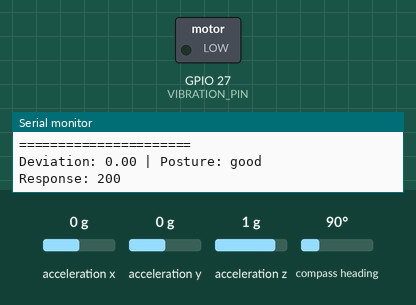
A sketch run on a simulated ESP32. Shown: switched loads named in the sketch (green lamp = pin HIGH), the last lines printed to the serial monitor. The test bench sets the inputs (shaded band); at power-on: acceleration x 0 g, acceleration y 0 g, acceleration z 1 g, compass heading 90°. WiFi joins after 1.5 s; servers stay silent unless stated; uploads are accepted with an empty reply.

Above: at 5.7 s.
5.8 s: acceleration x set to -1.4 g
At 21.2 s:
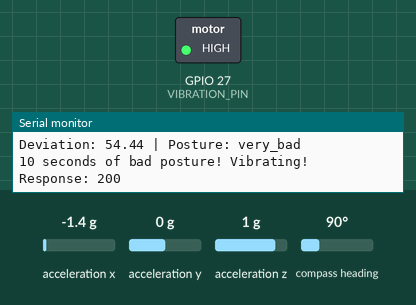
Timing chart, 0 to 22.0 s (numbered marks = the images above; inputs shaded):
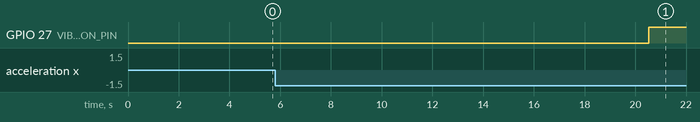

The sketch:

zariya_sensor.ino
```cpp
/**
 * Zariya ESP32 + BNO055 Posture Sensor
 * =====================================
 * Sends posture data to the Zariya dashboard API
 *
 * Required Libraries:
 * - Adafruit BNO055 (by Adafruit)
 * - Adafruit Unified Sensor
 * - ArduinoJson (by Benoit Blanchon)
 * - WiFi (built-in ESP32)
 * - HTTPClient (built-in ESP32)
 */

#include <Wire.h>
#include <Adafruit_Sensor.h>
#include <Adafruit_BNO055.h>
#include <WiFi.h>
#include <HTTPClient.h>

// ── Configuration ──────────────────────────────────────
const char* ssid = "YOUR_WIFI_NAME";
const char* password = "YOUR_WIFI_PASSWORD";
const char* serverURL = "http://YOUR_SERVER_IP:3000/api/posture";

// ── Hardware ───────────────────────────────────────────
Adafruit_BNO055 bno = Adafruit_BNO055(55, 0x29);
const int VIBRATION_PIN = 27;

// ── Baseline ───────────────────────────────────────────
float baselineY = 0;
float baselineZ = 0;

// ── Vibration tracking ─────────────────────────────────
unsigned long badPostureStart = 0;
bool isBadPosture = false;
bool isVibrating = false;

void setup() {
  Serial.begin(115200);
  pinMode(VIBRATION_PIN, OUTPUT);
  digitalWrite(VIBRATION_PIN, LOW);

  // Init BNO055
  if (!bno.begin()) {
    Serial.println("BNO055 NOT detected!");
    while (1);
  }
  bno.setExtCrystalUse(true);
  Serial.println("BNO055 ready!");

  // Connect WiFi
  WiFi.begin(ssid, password);
  Serial.print("Connecting to WiFi");
  while (WiFi.status() != WL_CONNECTED) {
    delay(500);
    Serial.print(".");
  }
  Serial.println("\nWiFi connected!");

  // Calibration countdown
  Serial.println("======================");
  Serial.println("CALIBRATION STARTING!");
  Serial.println("Sit in GOOD posture...");
  Serial.println("Calibrating in 3...");
  delay(1000);
  Serial.println("2...");
  delay(1000);
  Serial.println("1...");
  delay(1000);

  imu::Vector<3> euler = bno.getVector(Adafruit_BNO055::VECTOR_EULER);
  baselineY = euler.y();
  baselineZ = euler.z();

  Serial.println("Calibration done!");
  Serial.print("Baseline Y: "); Serial.println(baselineY);
  Serial.print("Baseline Z: "); Serial.println(baselineZ);
  Serial.println("======================");
}

void loop() {
  imu::Vector<3> euler = bno.getVector(Adafruit_BNO055::VECTOR_EULER);

  float deviationY = abs(euler.y() - baselineY);
  float deviationZ = abs(euler.z() - baselineZ);
  float deviation = max(deviationY, deviationZ);

  String posture;
  if (deviation <= 10) posture = "good";
  else if (deviation <= 20) posture = "warning";
  else if (deviation <= 35) posture = "bad";
  else posture = "very_bad";

  Serial.print("Deviation: "); Serial.print(deviation);
  Serial.print(" | Posture: "); Serial.println(posture);

  // Vibration logic
  if (posture == "bad" || posture == "very_bad") {
    if (!isBadPosture) {
      isBadPosture = true;
      badPostureStart = millis();
      Serial.println("Bad posture detected! Starting timer...");
    } else {
      unsigned long elapsed = millis() - badPostureStart;
      if (elapsed >= 10000 && !isVibrating) {
        Serial.println("10 seconds of bad posture! Vibrating!");
        digitalWrite(VIBRATION_PIN, HIGH);
        isVibrating = true;
      }
    }
  } else {
    if (isVibrating) {
      Serial.println("Posture corrected! Stopping vibration.");
      digitalWrite(VIBRATION_PIN, LOW);
      isVibrating = false;
    }
    isBadPosture = false;
    badPostureStart = 0;
  }

  // Send to dashboard
  if (WiFi.status() == WL_CONNECTED) {
    HTTPClient http;
    http.begin(serverURL);
    http.addHeader("Content-Type", "application/json");
    String payload = "{\"posture\":\"" + posture + "\",\"deviation\":" + deviation + "}";
    int responseCode = http.POST(payload);
    Serial.print("Response: "); Serial.println(responseCode);
    http.end();
  }

  delay(3000);
}
```

Measured:
- after the input at 5.8 s, GPIO 27 (VIBRATION_PIN): LOW → HIGH after 14.7 s
